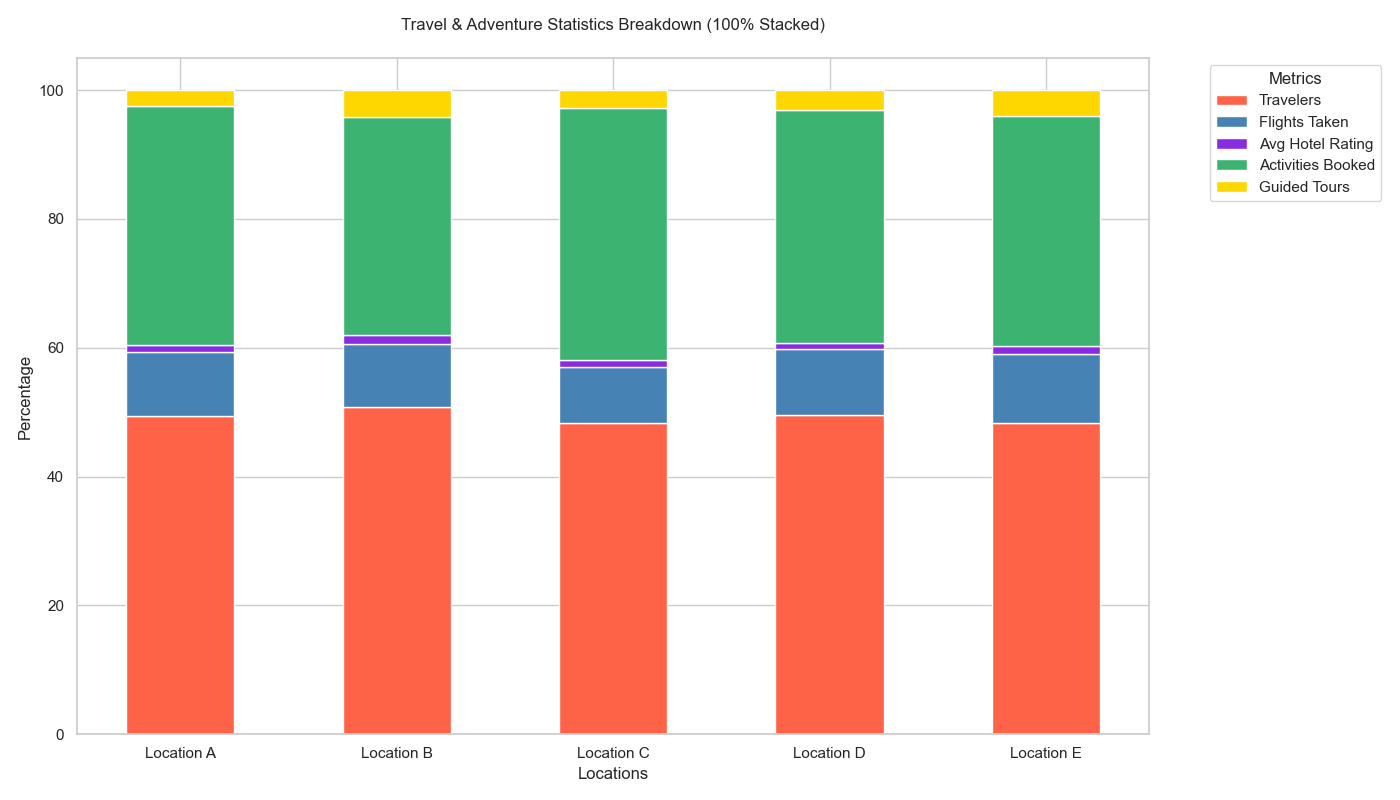

The script that drew this image:

import pandas as pd
import numpy as np
import seaborn as sns
import matplotlib.pyplot as plt

data = [
    {'Location': 'Location A', 'Travelers': 200, 'Flights Taken': 40, 'Avg Hotel Rating': 4.5, 'Activities Booked': 150, 'Guided Tours': 10},
    {'Location': 'Location B', 'Travelers': 180, 'Flights Taken': 35, 'Avg Hotel Rating': 4.8, 'Activities Booked': 120, 'Guided Tours': 15},
    {'Location': 'Location C', 'Travelers': 210, 'Flights Taken': 38, 'Avg Hotel Rating': 4.7, 'Activities Booked': 170, 'Guided Tours': 12},
    {'Location': 'Location D', 'Travelers': 220, 'Flights Taken': 45, 'Avg Hotel Rating': 4.6, 'Activities Booked': 160, 'Guided Tours': 14},
    {'Location': 'Location E', 'Travelers': 190, 'Flights Taken': 42, 'Avg Hotel Rating': 4.9, 'Activities Booked': 140, 'Guided Tours': 16}
]

df = pd.DataFrame(data)
df.set_index('Location', inplace=True)

df_percentage = df.div(df.sum(axis=1), axis=0) * 100

plt.figure(figsize=(14, 8))

bottom = np.zeros(len(df))

colors = ['#FF6347', '#4682B4', '#8A2BE2', '#3CB371', '#FFD700']

for i, col in enumerate(df.columns):
    plt.bar(df_percentage.index, df_percentage[col], bottom=bottom, label=col, color=colors[i], width=0.5)
    bottom += df_percentage[col]

plt.xlabel('Locations')
plt.ylabel('Percentage')
plt.title('Travel & Adventure Statistics Breakdown (100% Stacked)', pad=20)
plt.legend(title='Metrics', bbox_to_anchor=(1.05, 1), loc='upper left')

plt.tight_layout()
plt.show()
